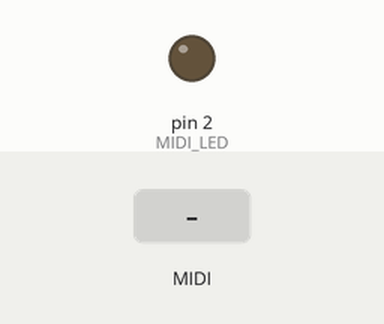
A sketch run on a simulated Arduino Uno, built with avr-gcc and run on an emulated ATmega328P. Shown: output pins drawn as LEDs (lit = HIGH). Inputs (shaded band) come from the test bench. MIDI output is not drawn.

Above: at 1.2 s.
1.3 s: MIDI note 36 received
At 1.45 s:
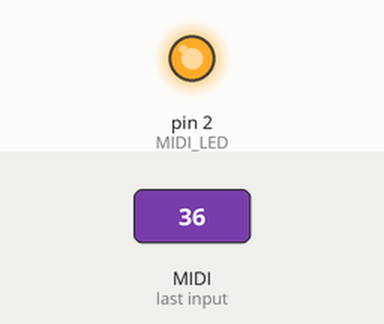
Timing chart, 0 to 4.3 s (numbered marks = the images above; inputs shaded):
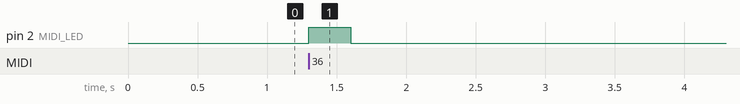

The sketch:

MIDIInputTest.ino
```cpp
#include <MIDI.h>

MIDI_CREATE_DEFAULT_INSTANCE();

#define MIDI_LED 2  // On board LED for the DevKit

void setup() {
  MIDI.begin(MIDI_CHANNEL_OMNI);
  pinMode (MIDI_LED, OUTPUT);
}

void loop() {
  if (MIDI.read()) {
    switch(MIDI.getType()) {
      case midi::NoteOn:
        digitalWrite (MIDI_LED, HIGH);
        break;
      case midi::NoteOff:
        digitalWrite (MIDI_LED, LOW);
        break;
    }
  }
}
```

Measured:
- after the input at 1.3 s, pin 2 (MIDI_LED): LOW → HIGH at once, → LOW 0.30 s later
